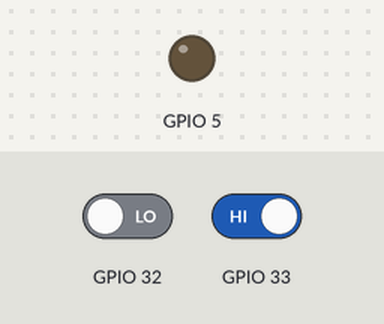
A sketch run on a simulated ESP32. Shown: output pins drawn as LEDs (lit = HIGH). Dashed ring = blinking. The test bench sets the inputs (shaded band); at power-on: GPIO 33 HIGH, GPIO 32 LOW.

Above: at 1.2 s.
1.3 s: GPIO 33 driven LOW
At 2.0 s:
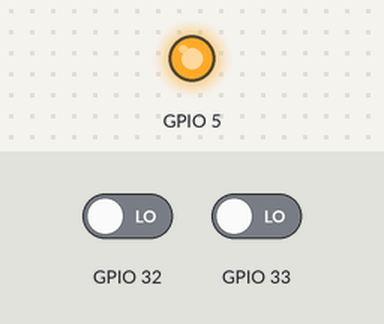
2.8 s: GPIO 32 driven HIGH
At 5.7 s:
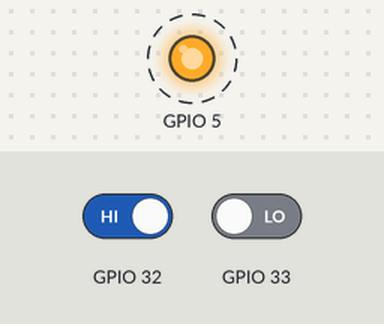
5.8 s: GPIO 32 driven LOW
At 6.9 s:
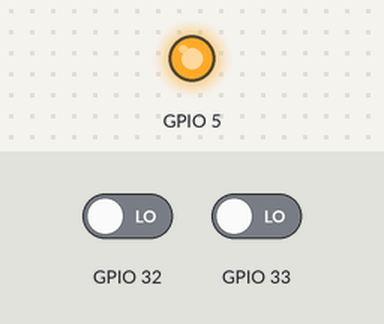
Timing chart, 0 to 8.8 s (numbered marks = the images above; inputs shaded):
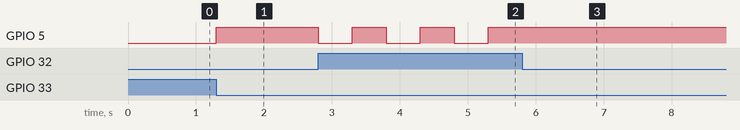

The sketch:

DIY.ino
```cpp
void setup() {
Serial.begin(9600);
   pinMode(33,INPUT);
   pinMode(32,INPUT);
pinMode(5,OUTPUT);
}
void loop() {
int t=digitalRead(33);
if(t==0){
  digitalWrite(5,HIGH);
delay(500);
}
int to=digitalRead(32);
if(to==1){
  digitalWrite(5,LOW);
delay(500);
}
}
```

Measured:
- after the input at 1.3 s, GPIO 5: LOW → HIGH at once
- after the input at 2.8 s, GPIO 5: alternates HIGH for 0.50 s and LOW for 0.50 s, starting at once
- after the input at 5.8 s, GPIO 5: stops changing and stays HIGH
